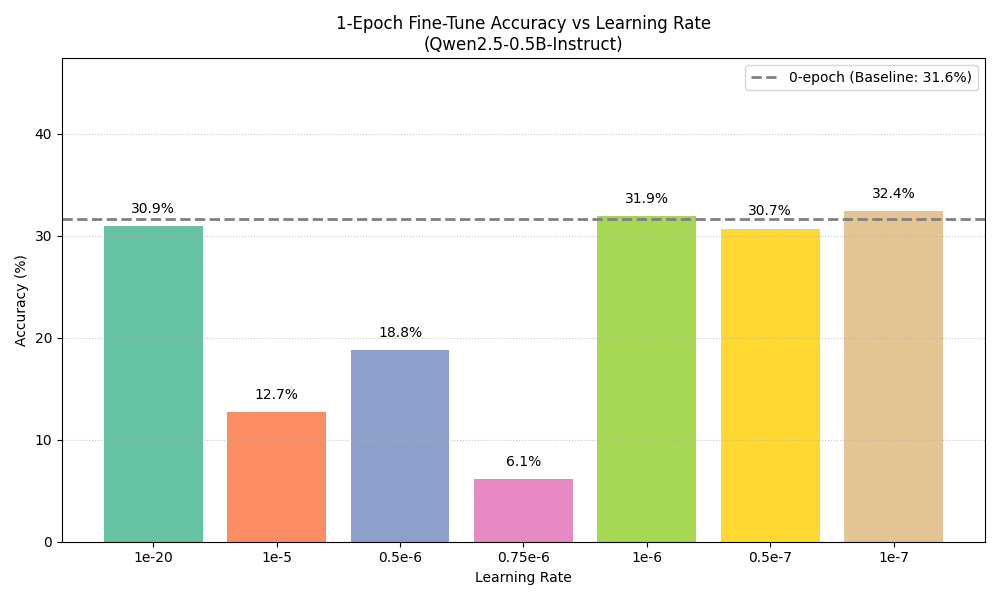

Python code for this plot:
import matplotlib.pyplot as plt

# Baseline (0 epoch) and learning-rate swept 1-epoch accuracies
baseline_acc = 0.316
lr_labels = ["1e-20", "1e-5", "0.5e-6", "0.75e-6", "1e-6", "0.5e-7", "1e-7"]
accuracies = [0.309, 0.127, 0.188, 0.061, 0.319, 0.307, 0.324]

# Moderate, pastel-inspired colors from ColorBrewer Set2
colors = ["#66c2a5", "#fc8d62", "#8da0cb", "#e78ac3", "#a6d854", "#ffd92f", "#e5c494"]

plt.figure(figsize=(10, 6))

# Plot bars for 1-epoch
bars = plt.bar(lr_labels, [acc * 100 for acc in accuracies], color=colors)

# Annotate bar values on top
for bar, acc in zip(bars, accuracies):
    y = bar.get_height()
    plt.text(
        bar.get_x() + bar.get_width() / 2,
        y + 1,
        f"{acc * 100:.1f}%",
        ha='center', va='bottom', fontsize=10
    )

# Plot dashed baseline for 0-epoch
plt.axhline(
    baseline_acc * 100,
    color='gray', linestyle='--', linewidth=2,
    label=f"0-epoch (Baseline: {baseline_acc * 100:.1f}%)"
)

# Labels, title, legend, grid
plt.ylabel("Accuracy (%)")
plt.xlabel("Learning Rate")
plt.title("1-Epoch Fine-Tune Accuracy vs Learning Rate\n(Qwen2.5-0.5B-Instruct)")
plt.ylim(0, max(a * 100 for a in accuracies) + 15)
plt.legend()
plt.grid(axis='y', linestyle=':', alpha=0.7)
plt.tight_layout()
plt.savefig("ft_lr.png")
